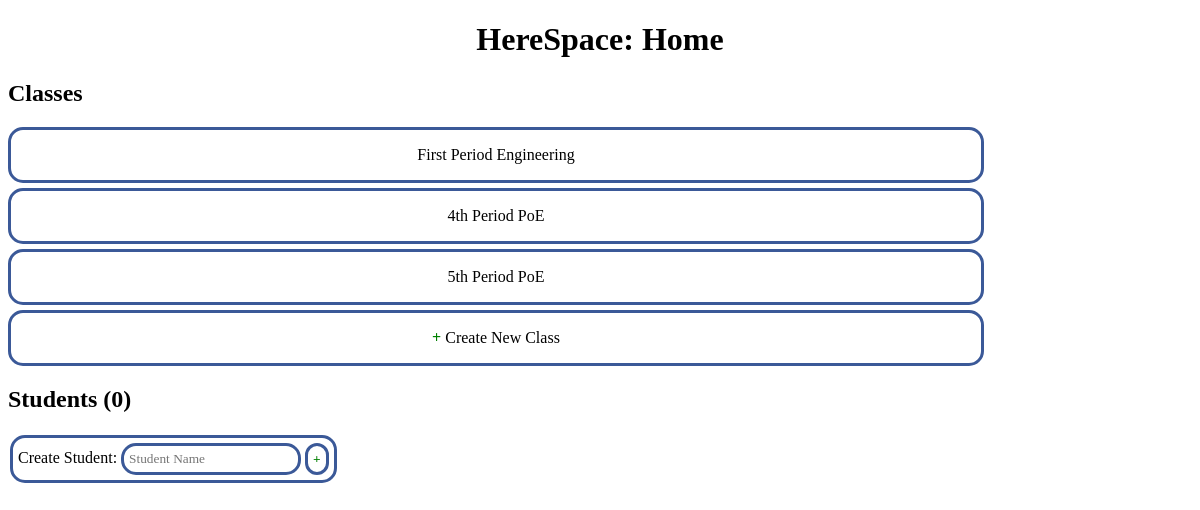
Before: /home (signed in) with the older database file.
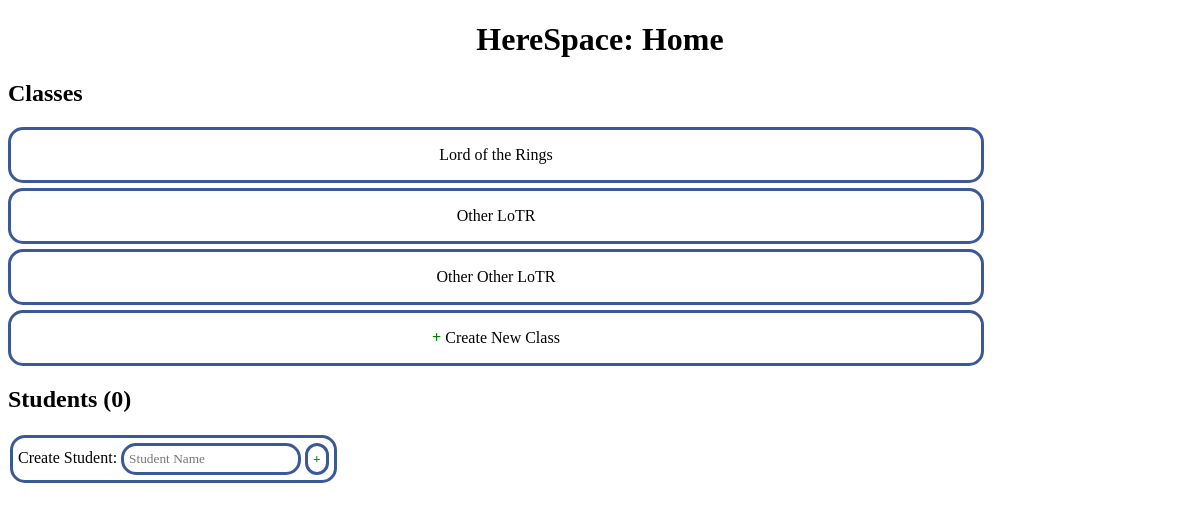
After: the same page with the newer database file.
### tables this page shows
CREATE TABLE klasses
(
    klass_id INTEGER PRIMARY KEY,           -- Each klass has a unique id.
    user_id INTEGER,                        -- The klass owner (teacher)'s id.
    klass_name TEXT                         -- The title of the class (like "3rd period Engineering").
);

### home_route.py (the view)
@app.route("/home")
@login_required
def home():
    klasses = database_storage.fetchKlassesByUserId(current_user.get_id())
    return render_template("home.html", klasses = klasses)

### app.py (called while the page is built)
@login_manager.user_loader
def load_user(user_id):
    print("Loading user...")
    return database_storage.loadUser(user_id)

### storage/databasestorage.py (called while the page is built)
    def loadUser(self, user_id):
        users = self.cursor.execute("SELECT user_id, username, password_hashed_and_salted, email, user_type, student_id FROM users WHERE user_id = ?", (user_id,))
        user = users.fetchone()
        if user is None:
            return None
        return User(user_id, user[USERS_TABLE_USERNAME_COLUMN], user[USERS_TABLE_PASSWORD_HASHED_AND_SALTED_COLUMN], user[USERS_TABLE_EMAIL_COLUMN], user[USERS_TABLE_USER_TYPE_COLUMN], user[USERS_TABLE_STUDENT_ID_COLUMN], is_authenticated = True, is_active = True, is_anonymous = False)

    def fetchKlassesByUserId(self, user_id):
        klasses_raw = self.cursor.execute("SELECT klass_id, user_id, klass_name FROM klasses WHERE user_id = ?", (user_id,))
        klasses = []
        for klass_raw in klasses_raw:
            klasses.append(Klass(klass_raw[KLASSES_TABLE_KLASS_ID_COLUMN], klass_raw[KLASSES_TABLE_USER_ID_COLUMN], klass_raw[KLASSES_TABLE_KLASS_NAME_COLUMN]))
        return klasses

### storage/user.py (called while the page is built)
    def get_id(self):
        return str(self.user_id)

### templates/home.html (shortened to what this page needs)
<!DOCTYPE html>
<html>
    <head>
        <link rel="stylesheet" type="text/css" href="/static/stylesheets/global.css">
        <link rel="stylesheet" type="text/css" href="/static/stylesheets/home.css">
    </head>
    <body>
        <h1>
            HereSpace: Home
        </h1>
        <h2>
            Classes
        </h2>
        {% for klass in klasses %}
            <a class="buttonlike klass_entry" href="/klass?klass_id={{ klass.klass_id }}">{{ klass.klass_name }}</a>
        {% endfor %}
        {% raw %}
        <a class="buttonlike klass_entry" href="/create_klass">
            <b class="add_plus">+</b> Create New Class
        </a>
        <div id="vue_div">
            <h2>
            </h2>
            <table>
                <tr>
                    <td class="decorated">
                        Create Student: <input type="text" v-model="student_to_create_name" v-on:keyup.enter="createStudentOnClick" placeholder="Student Name" />
                        <button v-on:click="createStudentOnClick" id="create_student_button">
                            <b class="add_plus">+</b>
                        </button>
                    </td>
                </tr>
            </table>
        </div>
        {% endraw %}
    </body>
</html>

### static/stylesheets/global.css (style rules this page uses)
* { font-family: Verdana; }
h1 { text-align: center; }
.buttonlike { display: block; }
.buttonlike, .decorated, button, input, textarea { border: 3px solid #3b5998; border-radius: 15px; padding: 5px 5px 5px 5px; }
input, textarea { transition: border-color 0.5s, background-color 0.5s; }
.buttonlike, button, input[type=submit] { background-color: white; color: black; transition: background-color 0.5s, color 0.5s; }

### static/stylesheets/home.css (style rules this page uses)
.klass_entry { display: block; height: 5vh; width: 80vw; text-align: center; text-decoration: none; vertical-align: middle; line-height: 5vh; margin-bottom: 5px; }
.add_plus { color: green; }
#create_student_button { color: red; }

Changed rows visible on the page:
changed klasses: klass_name "First Period Engineering" → "Lord of the Rings"
changed klasses: klass_name "4th Period PoE" → "Other LoTR"
changed klasses: klass_name "5th Period PoE" → "Other Other LoTR"
